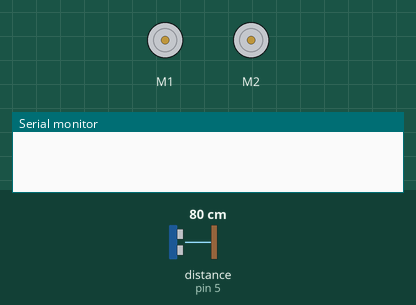
Bench run of a sketch on a simulated Arduino Uno, built with avr-gcc and run on an emulated ATmega328P. Parts: 2 × DC motor (green arrow = forward, orange = backward, longer = faster), the last lines printed to the serial monitor. The inputs (shaded band) are chosen by the test bench; at power-on: distance to the obstacle (sensor on pin 5) 80 cm.

Above: at 1.2 s.
1.3 s: distance to the obstacle (sensor on pin 5) set to 5 cm
2.8 s: distance to the obstacle (sensor on pin 5) set to 2 cm
4.4 s: distance to the obstacle (sensor on pin 5) set to 4 cm
At 6.0 s:
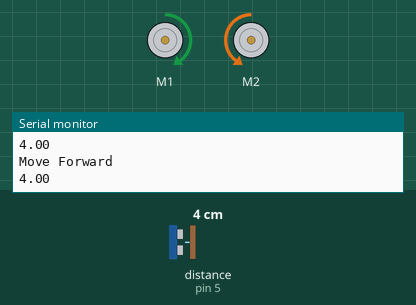
Timing chart, 0 to 7.5 s (numbered marks = the images above; inputs shaded):
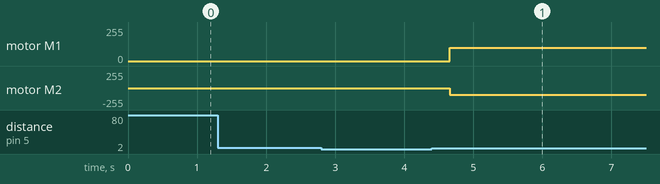

The sketch:

FollowFB.ino
```cpp
/***************************************************************
Le robot attend un objet devant son capteur,
puis il le suit en avant-arrière

Testé sur robot à chenilles.
****************************************************************/
#include "MeMegaPi.h"  //Motors library

//-------Components Variables
MeMegaPiDCMotor m_moteurG(PORT1B);
MeMegaPiDCMotor m_moteurD(PORT2B);
MeUltrasonicSensor m_ultraSensor(PORT_5);

//-------Variables
int movementSpeed = 100;  //Vitesse, entre 0 et 255, si les moteurs sont inversés, mettre la valeur en négatif.

static float dist = 2;     //La distance en cm entre le robot et l'obstacle.
static float maxDist = 4;  //La distance max

bool hasSeenObj;
//-------Main Functions
void setup() {
  Serial.begin(9600);
}

void loop() {

  if (!hasSeenObj) {
    hasSeenObj = hasDetectedObstacle(maxDist);
    delay(100);
    return;
  }

double distance = m_ultraSensor.distanceCm();
Serial.println(distance);

  if (distance > dist + 1) {
    MoveForward();
  } else if(distance <= (dist + 1) && distance >= (dist - 1)) {
    StopMoving();
  } else{
    MoveBackward();
  }

  delay(333);
}
```

Movement_Library.ino
```cpp
void TurnLeft() {
  Serial.println("Turn Left");
  m_moteurG.run(movementSpeed);
  m_moteurD.run(movementSpeed);
}
void TurnRight() {
  Serial.println("Turn Right");
  m_moteurG.run(-movementSpeed);
  m_moteurD.run(-movementSpeed);
}
void MoveBackward() {
  Serial.println("Move Backward");
  m_moteurG.run(-movementSpeed);
  m_moteurD.run(movementSpeed);
}
void MoveForward() {
  Serial.println("Move Forward");
  m_moteurG.run(movementSpeed);
  m_moteurD.run(-movementSpeed);
}
void StopMoving() {
  Serial.println("Stop Moving");
  m_moteurG.stop();
  m_moteurD.stop();
}

// Param :
//   int direction > 1: MoveF, 2: MoveB, 3: TurnL, 4: TurnR
void MoveTo(int direction)
{
  switch(direction)
    {
      case 1: MoveForward(); break;
      case 2: MoveBackward(); break;
      case 3: TurnLeft(); break;
      case 4: TurnRight();
    }
}
```

UltraSensor_Library.ino
```cpp
// Param :
//   float distance > Distance de détection d'un obstacle, en cm
// Return :
//   False > Pas d'obstacle devant
//   True > Obstacle frontal détecté
// Desc : Indique si un obstacle se trouve dans la distance donnée du capteur ultrason
bool hasDetectedObstacle(float distance) {
  return m_ultraSensor.distanceCm() < distance;
}

// Param :
//   int checkingSpeed > temps entre chaque vérification, en ms
//   int timeForTest > temps total avant la fin du test, en ms
//   float distance > distance entre capteur et l'obstacle, en cm
// Return :
//   False > L'obstacle a été retiré
//   True > L'obstacle n'a pas bougé
// Desc : Indique si un obstacle se trouve dans la distance donnée du capteur ultrason
bool isObstaclePersisting(int checkingSpeed, int timeForTest, float distance) {

  float elapsedTime = 0;

  while (hasDetectedObstacle(distance)) {
    delay(checkingSpeed);
    elapsedTime += checkingSpeed;

    if (elapsedTime >= timeForTest)
      return true;
  }

  return false;
}

// Param :
//   int rotateSpeed > temps de rotation par test, en ms
//   int leftOrRightDir > direction de la rotation, 3: Gauche, 4: Droite
//   float distance > distance entre capteur et l'obstacle, en cm
void TurnUntilWayIsCleared(int rotateSpeed, int leftOrRightDir, float distance)
{
  do {
      MoveTo(leftOrRightDir);
      delay(rotateSpeed);
    } while (hasDetectedObstacle(distance));
}
```

Measured:
- after the input at 1.3 s, every drawn part: stays the same
- after the input at 4.4 s, motor M1: stopped → forward 100/255 after 0.26 s; motor M2: stopped → backward 100/255 after 0.26 s
